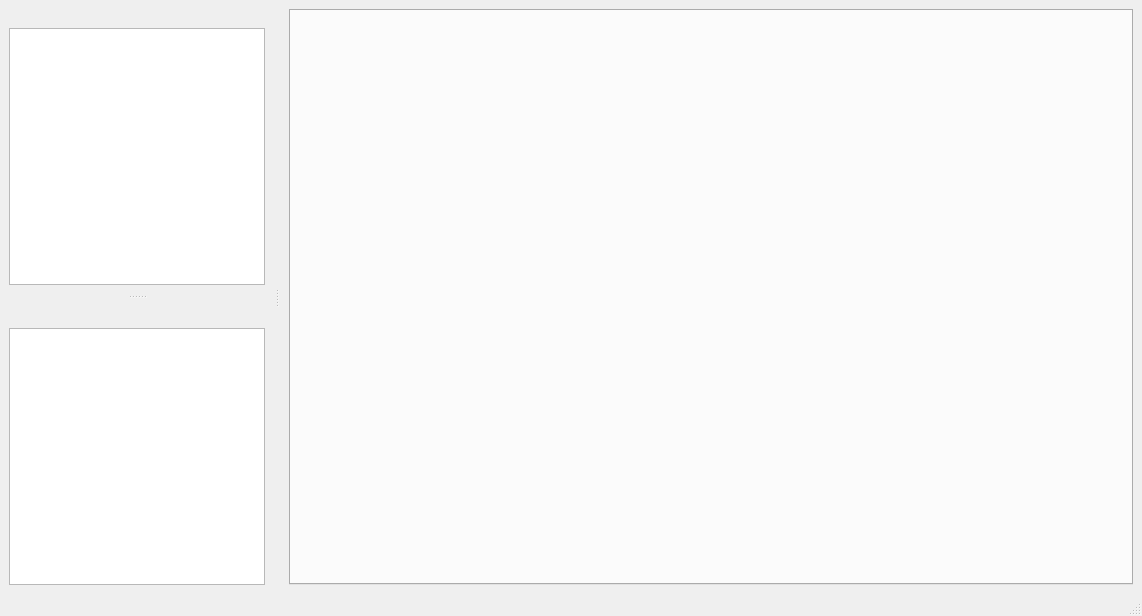
<?xml version="1.0" encoding="UTF-8"?>
<ui version="4.0">
 <class>MainWindow</class>
 <widget class="QMainWindow" name="MainWindow">
  <property name="geometry">
   <rect>
    <x>0</x>
    <y>0</y>
    <width>1142</width>
    <height>616</height>
   </rect>
  </property>
  <property name="sizePolicy">
   <sizepolicy hsizetype="Preferred" vsizetype="Preferred">
    <horstretch>0</horstretch>
    <verstretch>0</verstretch>
   </sizepolicy>
  </property>
  <property name="windowTitle">
   <string>MainWindow</string>
  </property>
  <widget class="QWidget" name="centralwidget">
   <layout class="QGridLayout" name="gridLayout">
    <item row="0" column="0">
     <widget class="QTabWidget" name="tabWidget">
      <property name="currentIndex">
       <number>-1</number>
      </property>
     </widget>
    </item>
   </layout>
  </widget>
  <widget class="QMenuBar" name="menubar">
   <property name="geometry">
    <rect>
     <x>0</x>
     <y>0</y>
     <width>1142</width>
     <height>22</height>
    </rect>
   </property>
  </widget>
  <widget class="QStatusBar" name="statusbar"/>
  <widget class="QDockWidget" name="fileViewer">
   <property name="sizePolicy">
    <sizepolicy hsizetype="Preferred" vsizetype="Preferred">
     <horstretch>0</horstretch>
     <verstretch>0</verstretch>
    </sizepolicy>
   </property>
   <property name="whatsThis">
    <string>&lt;html&gt;&lt;head/&gt;&lt;body&gt;&lt;p&gt;&lt;br/&gt;&lt;/p&gt;&lt;/body&gt;&lt;/html&gt;</string>
   </property>
   <property name="features">
    <set>QDockWidget::NoDockWidgetFeatures</set>
   </property>
   <property name="windowTitle">
    <string/>
   </property>
   <attribute name="dockWidgetArea">
    <number>1</number>
   </attribute>
   <widget class="QWidget" name="dockWidgetContents_4">
    <layout class="QGridLayout" name="gridLayout_2">
     <item row="0" column="0">
      <widget class="QListView" name="listView">
       <property name="editTriggers">
        <set>QAbstractItemView::NoEditTriggers</set>
       </property>
      </widget>
     </item>
    </layout>
   </widget>
  </widget>
  <widget class="QDockWidget" name="fileExplorer">
   <property name="sizePolicy">
    <sizepolicy hsizetype="Preferred" vsizetype="Preferred">
     <horstretch>0</horstretch>
     <verstretch>0</verstretch>
    </sizepolicy>
   </property>
   <property name="features">
    <set>QDockWidget::NoDockWidgetFeatures</set>
   </property>
   <attribute name="dockWidgetArea">
    <number>1</number>
   </attribute>
   <widget class="QWidget" name="dockWidgetContents_10">
    <layout class="QGridLayout" name="gridLayout_3">
     <item row="0" column="0">
      <widget class="QTreeView" name="treeView">
       <property name="sizePolicy">
        <sizepolicy hsizetype="Preferred" vsizetype="Expanding">
         <horstretch>0</horstretch>
         <verstretch>0</verstretch>
        </sizepolicy>
       </property>
       <property name="rootIsDecorated">
        <bool>false</bool>
       </property>
       <attribute name="headerVisible">
        <bool>true</bool>
       </attribute>
      </widget>
     </item>
    </layout>
   </widget>
  </widget>
 </widget>
 <resources/>
 <connections/>
</ui>
